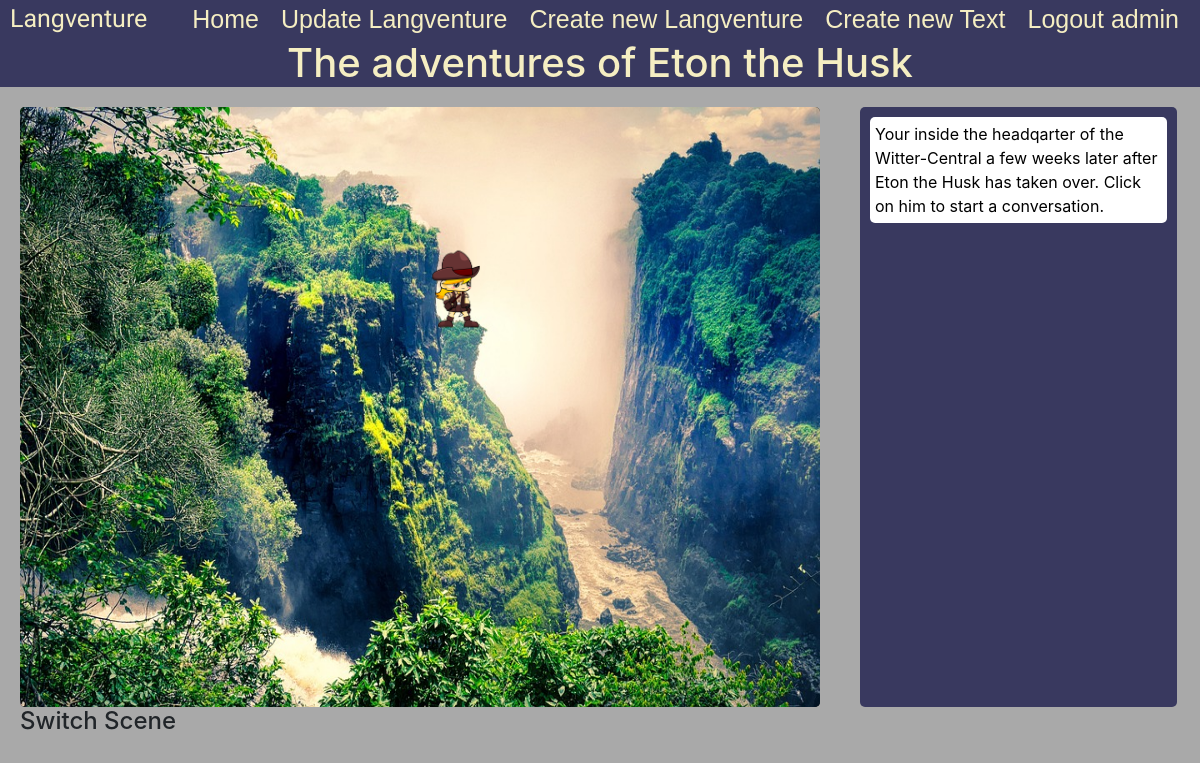
Page /story/1 (signed in) on the committed database.
### gapfiller/models.py (models this page shows)
class User(AbstractUser):
    pass

### story/models.py (models this page shows)
class Story(models.Model):
    name = models.TextField()
    finished = models.BooleanField(default=False)
    user = models.ForeignKey(User, on_delete=models.CASCADE, related_name="storys", default="")

class Actor(models.Model):
    scene = models.ForeignKey(Scene, blank=True, default=None, on_delete=models.CASCADE, related_name="actors")
    name = models.TextField()
    image = models.ImageField(blank=True, default=None, upload_to="images")
    scale = models.TextField(default="scale(1)")
    top = models.TextField(default="10px")
    left = models.TextField(default="50px")

class Scene(models.Model):
    story = models.ForeignKey(Story, blank=True, default=None, on_delete=models.CASCADE, related_name="scenes")
    name = models.TextField()
    background = models.ImageField(blank=True, default=None, upload_to="images")
    description = models.TextField(default="")

### story/views.py (the view)
# urls.py: path("", include('story.urls')),
@login_required
def story(request, id):
    story = Story.objects.get(pk=id)
    current_scene = story.scenes.all().first()
    user = request.user
    user_knowldge = user.knowledge_items.all()
    activated_scenes = [
        scene for scene in story.scenes.all()
        if scene_is_activated(scene, user_knowldge)
    ]
    return render(request, "story/show.html", {
        "story": story,
        "current_scene": current_scene,
        "knowledge_items": user_knowldge,
        "activated_scenes": activated_scenes
    })

### story/views.py (called while the page is built)
def scene_is_activated(scene, knowledge_items):
    def query_set_to_set(q_set):
        return set(item.id for item in q_set)
    knowledge_items = query_set_to_set(knowledge_items)
    deactivates = query_set_to_set(scene.deactivates.all())
    requires = query_set_to_set(scene.requires.all())
    if deactivates.issubset(knowledge_items):
        return False
    if requires.issubset(knowledge_items):
        return True
    return False

### story/templates/story/show.html (shortened to what this page needs)
{% extends "gapfiller/layout.html" %}
{% load static %}
{% block body %}
    <div class="actor_title">
            <h1>{{ story.name }}</h1>
    </div>
    <div class="create_section" style="min-height:100%;">
        {% for actor in current_scene.actors.all %}
                <img class="actor"
                     src="{{ actor.image.url }}"
                     data-scale="{{ actor.scale }}"
                     data-top="{{ actor.top }}"
                     data-left="{{ actor.left }}"
                     data-charid = "{{ actor.id }}"
                     style="position:absolute; margin-top:0px;">
        {% endfor %}
        <div>
            <div class="left_actor_box"
                 id="bg"
                 data-sceneid="{{ current_scene_id }}"
                 style="background:black; width:800px">
                <img src="{{ current_scene.background.url }}" style="width:800px;height:600px;border-radius:5px;">
            </div>
            <div class="right_actor_box" id="dialog_field">
                <div class="inner_box" style="padding:5px;height:600px">
                    <div id="description_box"
                         style="background:white;margin:5px;border-radius:5px;color:black;padding:5px"
                    >
                        {{ current_scene.description }}
                    </div>
                </div>
            </div>
            <div>
                <h4>Switch Scene</h4>
            </div>
        </div>
    </div>
{% endblock %}

### gapfiller/templates/gapfiller/layout.html (shortened to what this page needs)
{% load static %}
<html lang="en">
<head>
    <link
        rel="stylesheet"
        href="https://unpkg.com/purecss@2.0.3/build/pure-min.css"
    />
    <link
        rel="stylesheet"
        href="https://netdna.bootstrapcdn.com/font-awesome/4.0.3/css/font-awesome.css"
    />
    <link rel="stylesheet" href="https://cdn.jsdelivr.net/npm/bootstrap@4.3.1/dist/css/bootstrap.min.css">
    <link rel="stylesheet" href="{% static 'gapfiller/main_style.css' %}">
    <link rel="stylesheet" href="{% static 'gapfiller/story.css' %}">
</head>
<body>
    <div class="header">
            <div  class="header_title" >
                Langventure
            </div>
            {% if user.is_authenticated %}
                <a class="header_link btn" href="logout"> Logout {{ user.get_username }} </a>
                <a class="header_link btn" href="{% url 'create' %}"> Create new Text </a>
                <a class="header_link btn" href="{% url 'create_story' %}"> Create new Langventure </a>
                <a class="header_link btn" href="{% url 'update_menu' %}"> Update Langventure </a>
            {% else %}
                <a class="header_link btn" href="{% url 'login' %}"> Login </a>
            {% endif %}
            <a class="header_link btn" href="{% url 'index' %}"> Home </a>
    </div>
    <div class="body_container">
        {% block body %}
        {% endblock %}
    </div>
</body>
</html>

### gapfiller/static/gapfiller/main_style.css (style rules this page uses)
body { margin:0px; padding:0px; background-color:darkgrey; /'lightgrey;*/ height:100%; min-height: 100%; }
.header { color: #f5eec2; background-color: #39395f; margin:0px; padding:0px; padding-left: 10px; padding-right: 10px; position: fixed; top:0; width:100%; }
.header_title { color: #f5eec2; font-family: Sriracha; font-size: 25px; float: left; }
.header_link { margin:0px; padding:0px; padding-right: 10px; padding-left: 10px; font-family: Arial; color: #f5eec2; font-size: 25px; margin-left:auto; float: right; }
html { height: 100%; min-height: 100%; }
.body_container { margin-top: 45px; height: 100%; }
.create_section { margin: 20px; }

### gapfiller/static/gapfiller/story.css (style rules this page uses)
.actor_title { background: #39395f; text-align: center; margin: 0px; color:#f5eec2; padding:0px; margin-top:-6px; }
.left_actor_box { width: 80%; display: inline-block; margin: 0px; border-radius:5px; }
.right_actor_box { width: 20%; display: inline-block; float: right; }
.inner_box { margin-right: 3px; background: #39395f; border-radius: 5px; padding: 3px; color: #f5eec2; }

### rows in the picture
User: get_username "admin"
Story: name "The adventures of Eton the Husk"
Actor: image (picture)
Scene: background (picture), description "Your inside the headqarter of the Witter-Central a few weeks later after Eton the Husk has taken over. Click on him to start a conversation."
